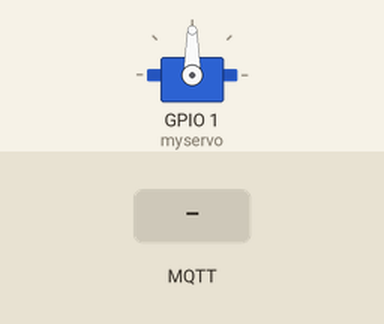
Simulated run of this sketch. Board: ESP8266 (NodeMCU). Parts: servo. The inputs (shaded band) are chosen by the test bench. WiFi joins after 1.5 s; servers stay silent unless stated; no MQTT or app messages arrive unless stated; what the sketch prints to the serial monitor is not drawn.

Above: at 2.7 s.
2.8 s: MQTT message "5" arrives on the first subscribed topic
At 3.2 s:
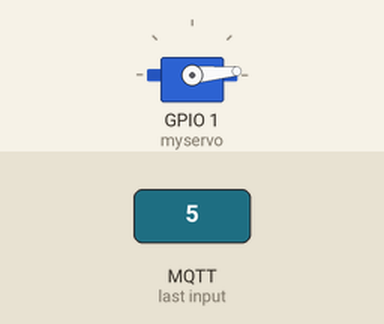
4.3 s: MQTT message "200" arrives on the first subscribed topic
At 5.5 s:
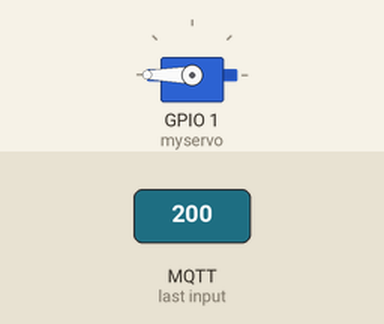
5.8 s: MQTT message "90" arrives on the first subscribed topic
At 6.7 s:
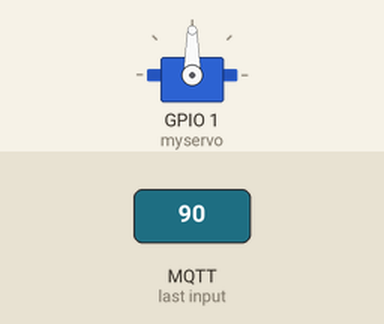
7.3 s: MQTT message "off" arrives on the first subscribed topic
At 7.9 s:
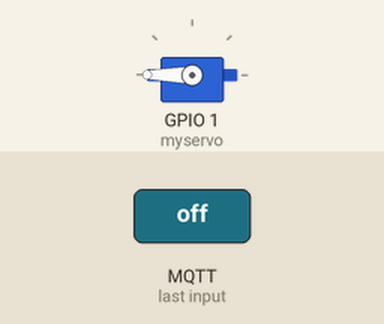
Timing chart, 0 to 9.8 s (numbered marks = the images above; inputs shaded):
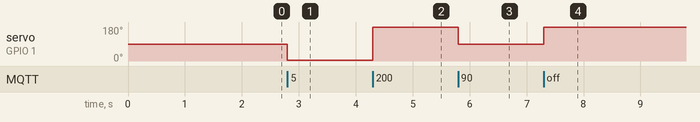

Measured:
- after the input at 2.8 s, servo on GPIO 1 (myservo): 90° → 5° at once
- after the input at 4.3 s, servo on GPIO 1 (myservo): 5° → 180° at once
- after the input at 5.8 s, servo on GPIO 1 (myservo): 180° → 90° at once
- after the input at 7.3 s, servo on GPIO 1 (myservo): 90° → 180° at once

The sketch:

exemploMQTT-client.ino
```cpp
#include <ESP8266WiFi.h>
#include <PubSubClient.h>
#include <Servo.h>


//WiFi
const char* SSID = "brisa-322556";
const char* PASSWORD = "********";
WiFiClient wifiClient;
Servo myservo;


//MQTT Server
const char* BROKER_MQTT = "iot.eclipse.org";
int BROKER_PORT = 1883;

#define ID_MQTT  "BCI2110"
#define TOPIC_SUBSCRIBE "SERVO"
PubSubClient MQTT(wifiClient);


void waitingConnection();
void initWiFi();
void initMQTT();
void receivePackage(char* topic, byte* payload, unsigned int length);

void setup() {
  myservo.attach(D10);
  Serial.begin(115200);

  initWiFi();
  MQTT.setServer(BROKER_MQTT, BROKER_PORT);
  MQTT.setCallback(receivePackage);
}

void loop() {
  waitingConnection();
  MQTT.loop();
}

void waitingConnection() {
    if (!MQTT.connected()) {
       initMQTT();
    }

    initWiFi();
}

void initWiFi() {

  if (WiFi.status() == WL_CONNECTED) {
     return;
  }

  Serial.print("Conectando-se na rede: ");
  Serial.print(SSID);
  Serial.println("  Aguarde!");

  WiFi.begin(SSID, PASSWORD);
  while (WiFi.status() != WL_CONNECTED) {
      delay(100);
      Serial.print(".");
  }

  Serial.println();
  Serial.print("Conectado com sucesso, na rede: ");
  Serial.print(SSID);
  Serial.print("  IP obtido: ");
  Serial.println(WiFi.localIP());
}

void initMQTT() {
    while (!MQTT.connected()) {
        Serial.print("Conectando ao Broker MQTT: ");
        Serial.println(BROKER_MQTT);
        if (MQTT.connect(ID_MQTT)) {
            Serial.println("Conectado ao Broker com sucesso!");
            MQTT.subscribe(TOPIC_SUBSCRIBE);
        }
        else {
            Serial.println("Noo foi possivel se conectar ao broker.");
            Serial.println("Nova tentatica de conexao em 10s");
            delay(10000);
        }
    }
}

void receivePackage(char* topic, byte* payload, unsigned int length)
{
    int msg = 0;
    for(int i = 0; i < length; i++)
    {
       int c = (char)payload[i];
       msg = (msg * 10) + (c - 48);
    }

     Serial.println(msg);
     myservo.write(msg);
}
```
